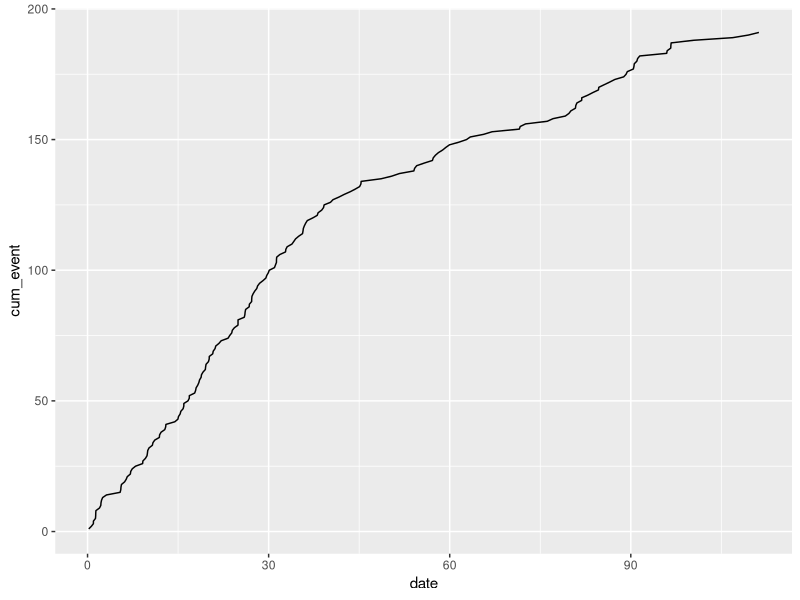
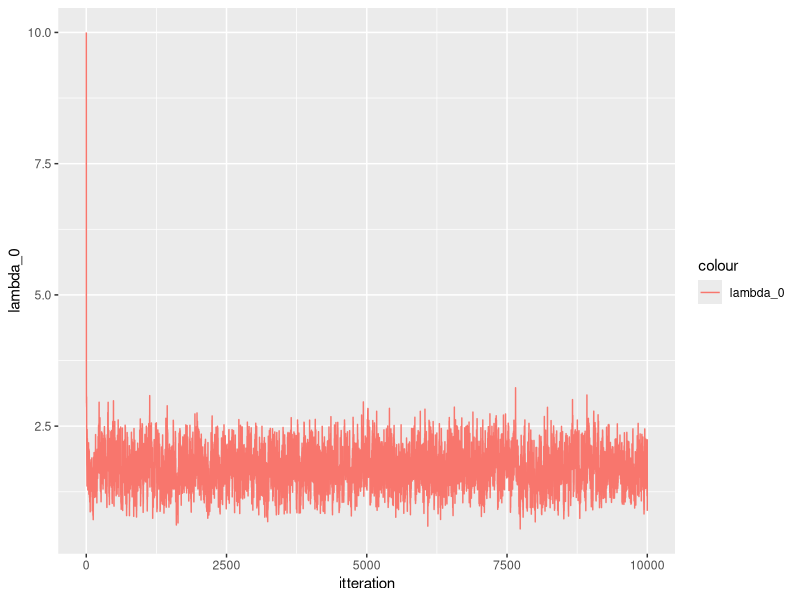
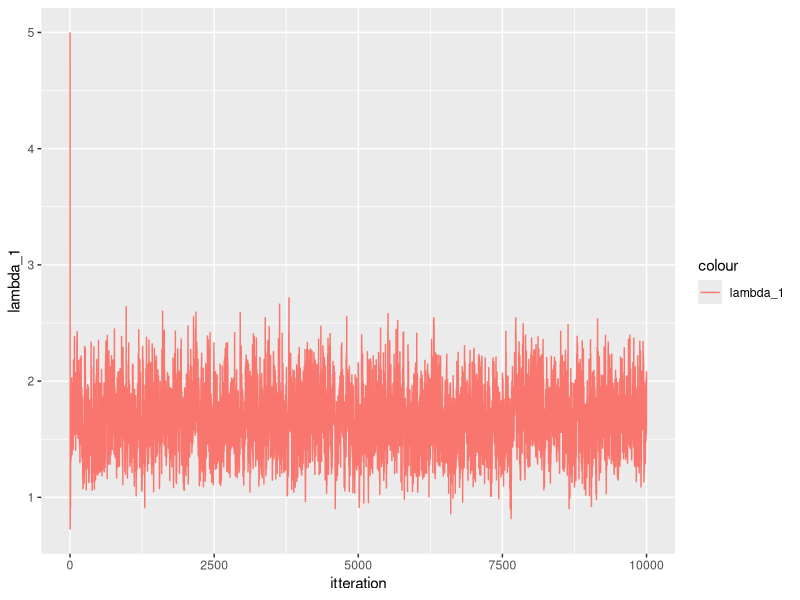
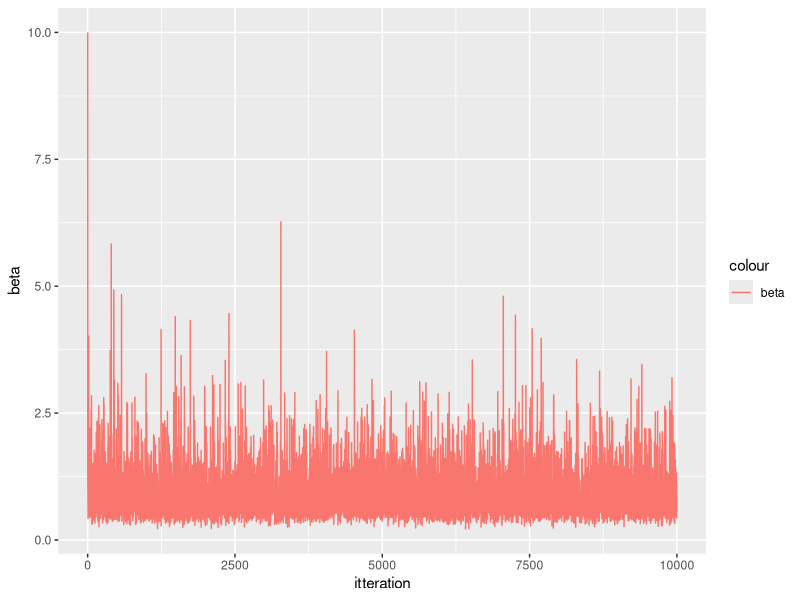
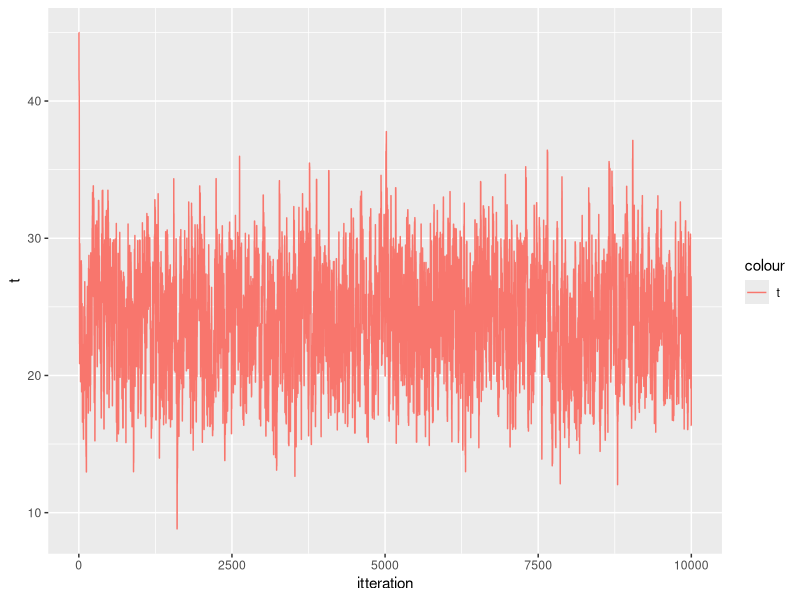

The R source for these figures, in order:
#implemetn MCMC


# Want Q to be a random walk


# f_cond_beta <- function(beta, lambda_0, lambda_1){
#   return(exp(-1/beta * (lambda_0 + lambda_1 + 1))*(1/beta)^5)
# }

f_cond_t <- function(beta, lambda_0, lambda_1, y_0, y_1){
  return(lambda_0^y_0 *lambda_1^y_1*exp(-t* (lambda_0 - lambda_1 )))
}

MH_alg <- function(n,data, t_0,t_2, t, lambda_0,lambda_1, beta, sigma){

  y_0 = sum(data[date <t]$event)
  y_1 = sum(data[date>= t]$event)
  y_0
  y_1
  results <- matrix(nrow = n, ncol = 4)
  results[1, 1:4] <- c(t, lambda_0, lambda_1, beta)
  for(i in 2:n){
    results[2:10, 1:4]
    #print("t")
    #print(results[i-1,1])
    y_0 = sum(data[date <results[i-1,1]]$event)
    y_1 = sum(data[date>= results[i-1,1]]$event)
    #print(i)
    #gibs step
    
    lambda_0 <- rgamma(1, (y_0 + 1), scale= (1/(t - t_0 + 1/beta)))
    lambda_1 <- rgamma(1, (y_1 + 1), scale=(1/(t_2 - t + 1/beta)))
    lambda_0
    lambda_1
    beta_tilde <- rgamma(1, 6, scale = 1/(lambda_0 + lambda_1 + 1))
    beta <- 1/beta_tilde
    beta
    results[i, 2:4] <- c( lambda_0, lambda_1, beta)
    
    #MH step
    
    t_old <- results[i-1, 1]
    t_new <- rnorm(1, t_old, sigma)
    t_new
    ## acceptannce prob
    a <- min(1, (lambda_0^y_0 *lambda_1^y_1*exp(-t_new *(lambda_0 - lambda_1 )))/(lambda_0^y_0 *lambda_1^y_1*exp(-t_old *(lambda_0 - lambda_1 ))))
    a
    u <- runif(1)
    u
    if (u< a){
      results[i, 1] <-  t_new
    } else{
      results[i,1] <- t_old
      }
  }
  return (results)
}


library(boot)
library(data.table)
library(tidyr)
library(ggplot2)

data <- as.data.table(coal)
data[, event:= 1]
data[, cum_event := cumsum(event)]
data[, date := date- 1851]
q <- ggplot(data = data, aes(x = date, y = cum_event))
q <- q + geom_line()
q

t = 45

lambda_0 <- 10 #135/50
lambda_1 <- 5 #56/50
beta = 10

n = 10000
t_0 = 0
t_2 = 112 #maybe should be 1963? 
sigma = 3

sim_MH <- MH_alg(n,data, t_0, t_2, t, lambda_0,lambda_1, beta, sigma)

sim_MH <- as.data.table(sim_MH)

setnames(sim_MH, c("t", "lambda_0", "lambda_1", "beta"))

sim_MH[, itteration := seq(1:n)]
sim_MH

q <- ggplot(data = sim_MH, aes(x = itteration) )
q <- q + geom_line(aes(y = lambda_0, colour = "lambda_0"))
q
q <- ggplot(data = sim_MH, aes(x = itteration) )
q <- q + geom_line(aes(y = lambda_1, colour = "lambda_1"))
q
q <- ggplot(data = sim_MH, aes(x = itteration) )
q <- q + geom_line(aes(y = beta, colour = "beta"))
q
q <- ggplot(data = sim_MH, aes(x = itteration) )
q <- q + geom_line(aes(y = t, colour = "t"))
q
#only beta has a burn in period! kind of

summary(sim_MH)
2.92*45 + 0.92*(112-45)
#seems very reasonable!! 

